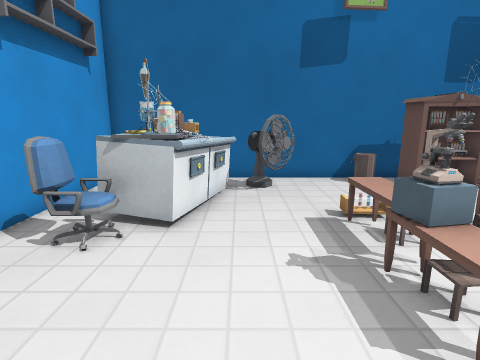
[1] (above)

16 first-person views from a walk through a 3-D level made in the Godot game engine. The camera is 1.3 m above the floor, tilts 12° down and sees 80° across. The floor is counted in squares, 0.5 m on a side. Each view is taken from the middle of a square. On the plan, view 1 faces up. The plan holds only what a view shows up to about 19 squares ahead; the rest is blank. Door leaves are left out where a doorway can be walked through. Some surface patterns are stand-ins.

[2]
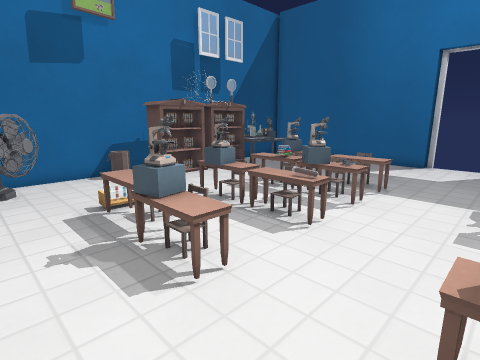

[3]
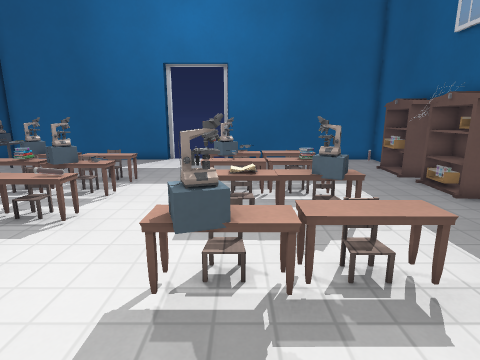

[4]
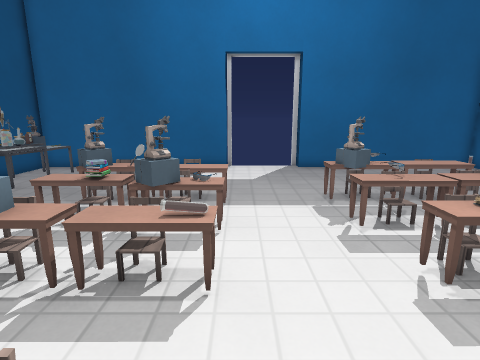

[5]
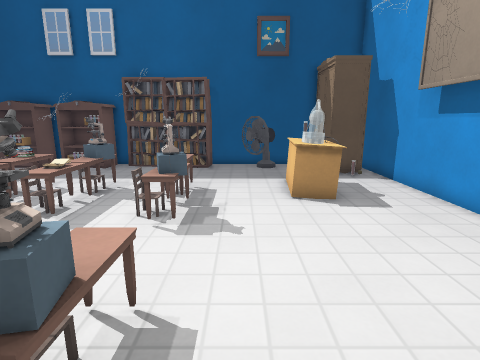

[6]
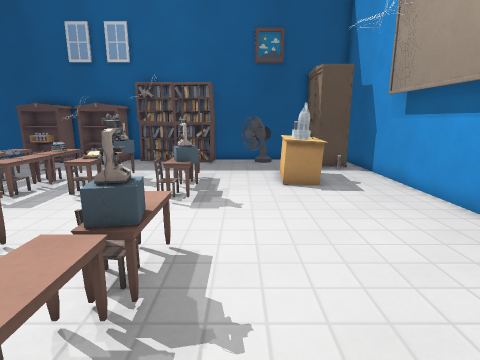

[7]
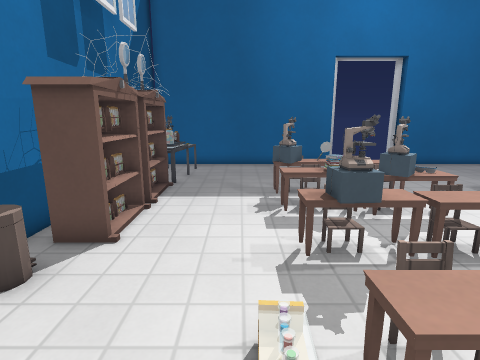

[8]
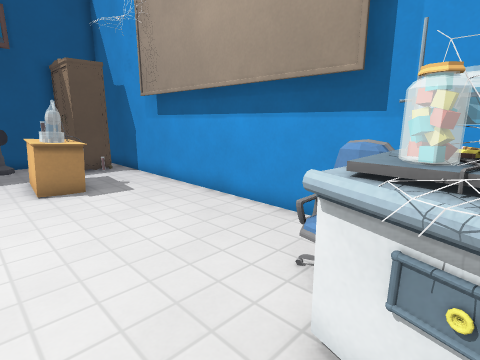

[9]
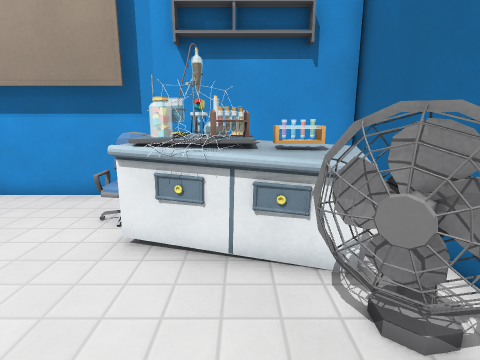

[10]
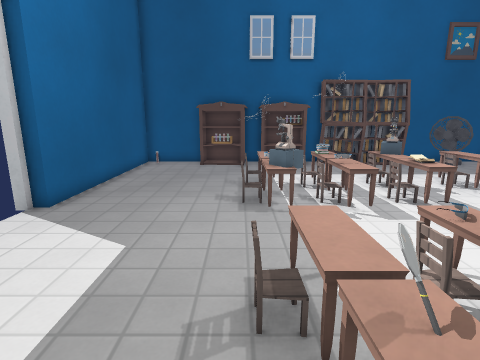

[11]
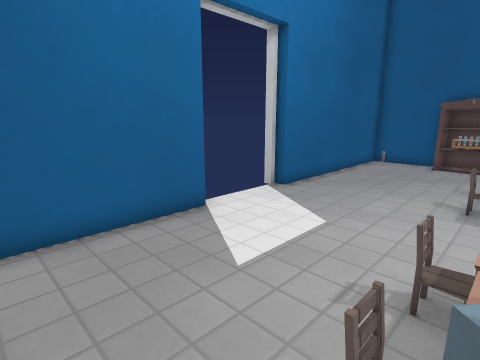

[12]
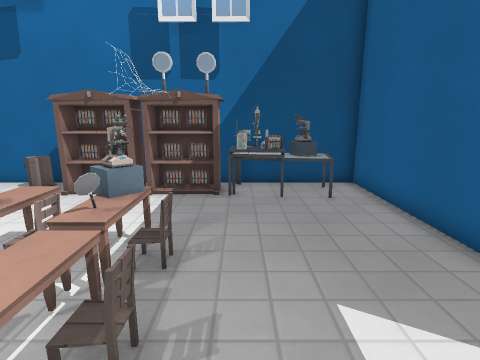

[13]
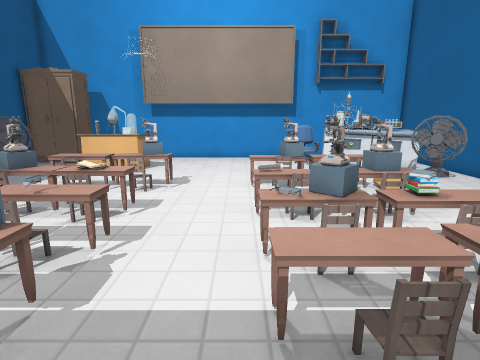

[14]
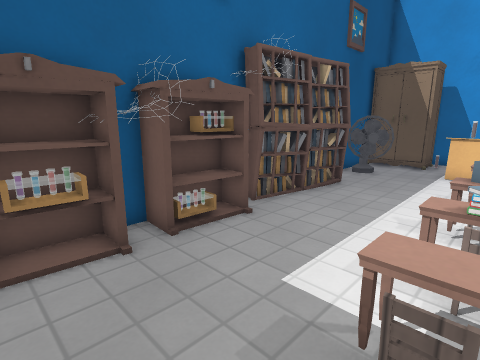

[15]
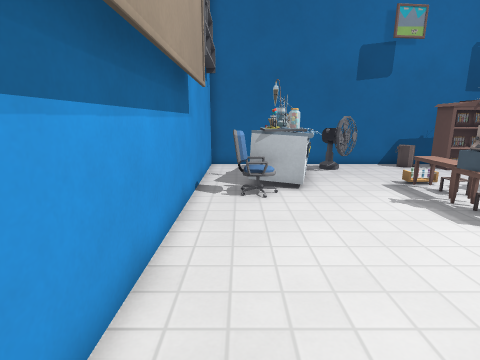

[16]
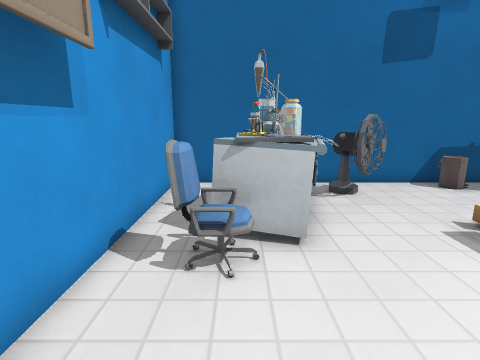

### Floor plan
Key: @ floor where view 1 was taken; # wall or solid block; . floor; D open door; = window, fence, low wall or low ledge; ^ raised ledge; B bin; C chair; K books; O other object.
Columns run from 6 left of view 1 to 19 right of it. Each row starts with its distance up from view 1.
 13 ################  #######
 12 #.. ...=#..B.OOOOOO####.#
 11 #.. O^=##....OOOOOOOO##.#
 10 #..^OO=##......  .. ===.#
  9 #..#O^..................#
  8 #.=OO#..................#
  7 #.C#O#...O..O..OOO......#
  6 #.C  ....OC.OCOKCOC.....#
  5 #.CC.....O..OOOKOO......#
  4 #.......OC..OCOOCOC.....#
  3 #.......OO..OOOOOO......##
  2 #........O..O.OO.O......D#
  1 #.......................D
  0 #.....@.................D
 -1 #.......OO..OOOOOO......D#
 -2 #........OC.=COCOOC.....##
 -3 #...^^...OO.OOOOOO......#
 -4 #.. ^=...OC.OCOKCOC.....#
 -5 #..=#^...OO.O.OOOO......#
 -6 #..=^^..................#
 -7 #... =..................#
 -8 ###D ##.................#
 -9      #######..OOO#OO....#
-10            ###OOO#OOO ..#
-11          ##  ############

Where each view was taken, in squares from view 1:
view 1: 0 up, 0 right, facing up
view 2: 1 down, 0 right, facing up-right
view 3: 2 down, 1 left, facing right
view 4: 2 up, 2 right, facing right
view 5: 6 up, 1 right, facing down
view 6: 8 up, 1 right, facing down
view 7: 8 up, 1 right, facing right
view 8: 8 up, 1 right, facing down-left
view 9: 9 up, 4 right, facing left
view 10: 7 up, 12 right, facing down
view 11: 8 up, 11 right, facing down-right
view 12: 1 up, 13 right, facing up
view 13: 2 up, 14 right, facing left
view 14: 4 down, 14 right, facing down-left
view 15: 4 down, 4 left, facing up
view 16: 1 up, 3 left, facing up
